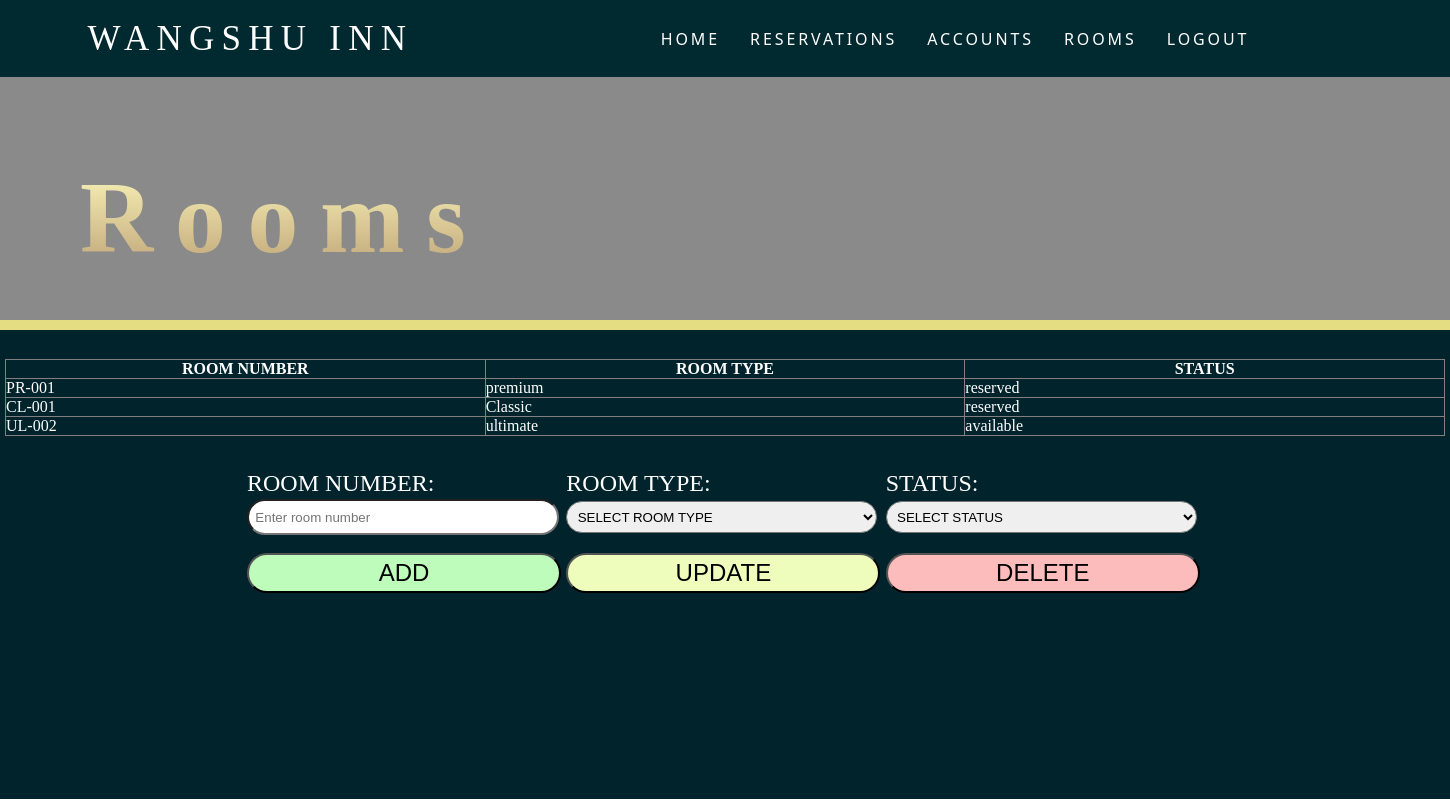
/room-admin.php, run on the app's committed database.
### tables this page shows
CREATE TABLE `room_info` (
  `room_id` int(11) NOT NULL,
  `RoomNum` text NOT NULL,
  `RoomType` text NOT NULL,
  `Status` text NOT NULL
);

### room-admin.php (the view, shortened to what this page needs)
<!DOCTYPE html>
<html lang="en">
<head>
    <link rel="stylesheet" href="room-admin.css?v=<?php echo time(); ?>">
</head>
<body>
    <div class="navbar">
        <a href="#" class="logo"> WANGSHU INN</a>
        <ul class="nav">
            <li><a href="adminUpdate.php" class="home">Home</a></li>
            <li><a href="reservation-admin.php"class="reservations">Reservations</a></li>
            <li><a href="accounts-admin.php"class="accounts">Accounts</a></li>
            <li><a href="#" class="rooms">Rooms</a></li>
            <li><a href="login.php" class="rooms">Logout</a></li>
        </ul>
    </div>
    <div class="header-area">
        <div class="fade-header">
            <h1 class="booking-title">Rooms</h1>
        </div>
    </div>
    <div class="reservation-area">
    <?php
$con = mysqli_connect("localhost","root");
mysqli_select_db($con,"hotelreservation");
$result = mysqli_query($con,"SELECT * FROM room_info");
echo "<table border = '1' class='table_info' id='table_info'><tr>";
echo "<th> Room Number </th>";
echo "<th> Room Type </th>";
echo "<th> Status </th></tr>";
while($row = mysqli_fetch_array($result)){
    $id = $row['room_id'];
	$roomnum = $row['RoomNum'];
	$roomtype = $row['RoomType'];
    $status = $row['Status'];
    echo"<tr><td style='display:none;'> $id </td>";
	echo "<td> $roomnum </td>";
	echo "<td> $roomtype </td>";
    echo "<td> $status </td></tr>";
}
echo"</table>";
?>
<table class="reservation-form" id='booktable'>
                <form action="#" method="POST">
                    <tr>
                        <td class="table-data2"><span class="subtext">ROOM NUMBER:</span></td>
                        <td class="table-data2"><span class="subtext">ROOM TYPE:</span></td>
                        <td class="table-data2"><span class="subtext">STATUS:</span></td>
                    </tr>
                    <tr>
                        <td class="table-data"><input type="text" name="roomnumber" id="roomnumber" placeholder="Enter room number " class="input"></td>
                        <td class="table-data">
                            <select name="roomtype" id="roomtype" class="roomtype" >
                                <option hidden selected>SELECT ROOM TYPE</option>
                            </select>
                        </td>
                        <td class="table-data">
                            <select name="status" id="status" class="status" >
                                <option hidden selected>SELECT STATUS</option>
                            </select>
                        </td>
                    </tr>
                    <tr>
                        <td class="table-button"><input type="submit" value="ADD" class="btnAdd" name="btnAdd"></td>
                        <td class="table-button"><input type="submit" value="UPDATE" class="btnUpdate" name="btnUpdate"></td>
                        <td class="table-button"> <input type="submit" value="DELETE" class="btnDelete" name="btnDelete"></td>
                    </tr>
                </form>
    </div>
</body>
</html>

### room-admin.css (style rules this page uses)
html { scroll-behavior: smooth; }
body { margin: 0; padding: 0; font-family: 'Poppins'; background-image: url(img/wanshuinnsunsetedited.png); background-attachment: fixed; background-position: center; background-repeat: no-repeat; background-size: cover; }
* { margin:0; padding:0; }
.navbar { position: fixed; display: flex; align-items: center; flex-direction: row; flex-wrap: wrap; background-color:rgb(0, 42, 48); width: 100%; height: 77px; z-index: 1; color: white; font-family: 'Segoe UI'; padding-left: 5vw; letter-spacing: 0.2vw; font-weight: 1; }
.nav { display: flex; list-style: none; margin-left: 15vw; }
.logo { letter-spacing: 0.5vw; font-weight: bold; font-size: 35px; text-transform: uppercase; font-family: 'Vermin Vibes V'; }
.logo, .home, .reservations, .accounts, .rooms { margin: 15px; color: white; text-decoration: none; text-transform: uppercase; font-weight: lighter; }
.table-button { padding-top: 2vh; }
.btnAdd,.btnUpdate,.btnDelete { width: 99%; border-radius: 25px; height: 5vh; font-size: 3vh; }
.btnAdd { background-color: rgb(190, 252, 188); }
.btnUpdate { background-color: rgb(238, 252, 188); }
.btnDelete { background-color: rgb(252, 188, 188); }
.input { width: 95%; border-radius: 25px; height: 4vh; padding-left: 2%; }
.table-data2 { padding-top: 2vh; }
.reservation-form { margin: auto; margin-top: 2vh; width: 120vh; table-layout: fixed ; }
.subtext { color: white; font-family: 'Candara'; font-size: 3vh; }
.table_info { color: white; border-collapse: collapse; font-family: 'Candara'; width: 180vh; margin: auto; table-layout: fixed ; }
th { text-transform: uppercase; }
.reservation-area { border-top: 10px solid rgb(228, 221, 130); position: absolute; width: 100%; height: 55vh; background-color:rgb(0, 35, 44); padding-top: 2vw; }
.header-area { height: 40vh; }
.fade-header { height: 25vh; padding-top: 20vh; background-color: rgba(0, 0, 0, 0.459); }
.booking-title { font-family: 'Friz Quadrata Std'; font-size: 7vw; margin-left: 10vh; letter-spacing: 1.5vw; font-weight: bolder; background: -webkit-linear-gradient(rgb(255,251,189), rgb(188,160,117)); -webkit-background-clip: text; -webkit-text-fill-color: transparent; }
.roomtype, .status { width: 98%; border-radius: 25px; height: 4vh; padding-left: 2% }

### data on the page
room_info: RoomNum "PR-001", RoomType "premium", Status "reserved"
room_info: RoomNum "CL-001", RoomType "Classic", Status "reserved"
room_info: RoomNum "UL-002", RoomType "ultimate", Status "available"
